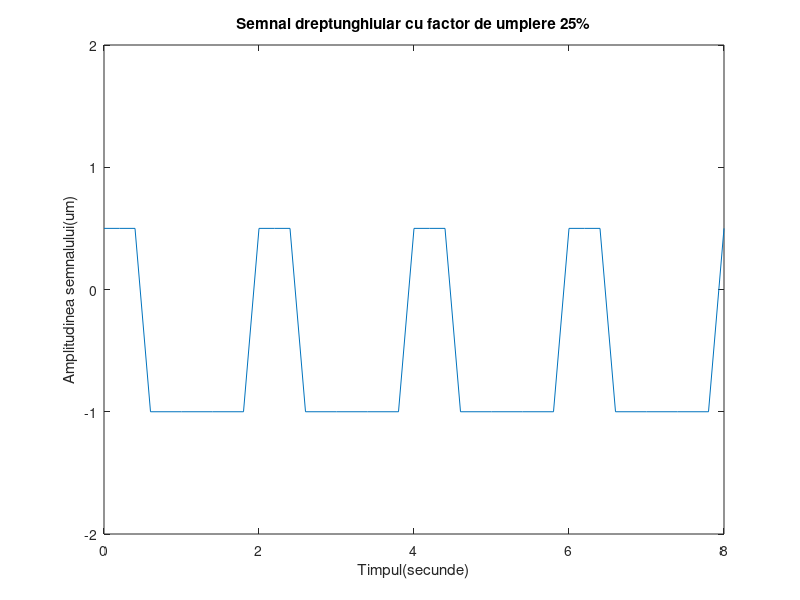

This chart was generated by the following MATLAB code:
%4 perioade/200ms
t=0:.2:8;
%un semnal dreptunghiular
x=0.75*square(pi*t,25)-0.25;
%folosim functia plot pentru a crea un grafic pentru t si x
plot(t,x)
%Delimitam graficul pe axa Ox de la 0 la 8 si pe Oy de la -2 la 2 (limitele necesare)
axis([0 8 -2 2])
%Am denumit axa Ox
xlabel('Timpul(secunde)')
%Am denumit axa Oy
ylabel('Amplitudinea semnalului(um)')
title('Semnal dreptunghiular cu factor de umplere 25%')
